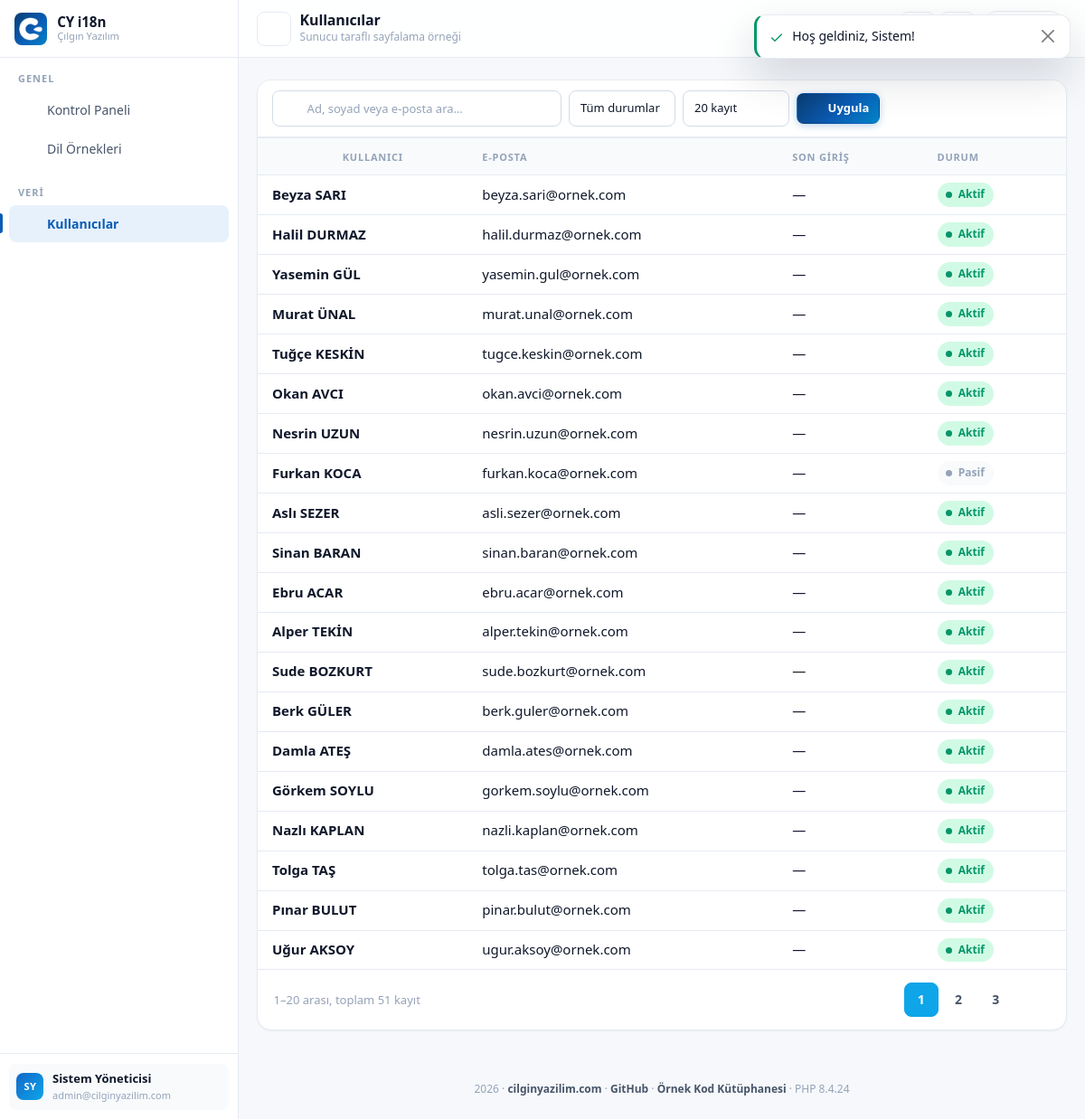
The app's page /users (signed in) with its own data.
### tables this page shows
CREATE TABLE `users` (
  `id`            INT UNSIGNED NOT NULL AUTO_INCREMENT,

  `name`          VARCHAR(150) NOT NULL,
  `surname`       VARCHAR(150) NOT NULL,

   
   
  `email`         VARCHAR(190) NOT NULL,

   
   
   
  `password`      VARCHAR(255) NOT NULL,

   
  `is_active`     TINYINT(1)   NOT NULL DEFAULT 1,

   
   
  `theme`         ENUM('light','dark') NOT NULL DEFAULT 'light',

  `last_login_at` DATETIME     NULL DEFAULT NULL,
  `created_at`    TIMESTAMP    NOT NULL DEFAULT CURRENT_TIMESTAMP,
  `updated_at`    TIMESTAMP    NULL DEFAULT NULL,

  PRIMARY KEY (`id`),

   
   
   
  UNIQUE KEY `uk_users_email` (`email`),

   
   
   
  KEY `idx_users_name`    (`name`),
  KEY `idx_users_surname` (`surname`),
  KEY `idx_users_active`  (`is_active`),
  KEY `idx_users_created` (`created_at`)
);

### views/users/index.php (the view, shortened to what the rows shown need)
<div class="cy-card">
    <div class="cy-card__body cy-card__body--flush">
        <div class="cy-table-wrap">
            <table class="table cy-table w-100">
                <thead>
                    <tr>
                        <th scope="col"><?= te('common.users.user') ?></th>
                        <th scope="col" class="cy-hide-sm"><?= te('common.users.email') ?></th>
                        <th scope="col" class="cy-hide-sm"><?= te('common.users.last_login') ?></th>
                        <th scope="col"><?= te('common.users.status') ?></th>
                    </tr>
                </thead>
                <tbody>
                    <?php foreach ($rows as $row): ?>
                        <tr>
                            <td>
                                <div class="cy-user-cell">
                                    <span class="cy-user-cell__name"><?= e($row->fullName()) ?></span>
                                </div>
                            </td>
                            <td class="cy-hide-sm"><?= e($row->email) ?></td>
                            <td class="cy-hide-sm"><?= e(local_date($row->lastLoginAt, true)) ?></td>
                            <td>
                                <span class="cy-status <?= $row->isActive ? 'is-active' : 'is-passive' ?>">
                                    <span class="cy-status__dot"></span>
                                    <?= te($row->isActive ? 'common.users.active' : 'common.users.passive') ?>
                                </span>
                            </td>
                        </tr>
                    <?php endforeach; ?>
                </tbody>
            </table>
        </div>
    </div>
</div>

### views/partials/sidebar.php (shortened to what the rows shown need)
<?php
$user = $currentUser ?? null;
?>
<aside class="cy-sidebar" id="cy_sidebar" aria-label="Ana gezinme">
    <?php if ($user !== null): ?>
        <div class="cy-sidebar__footer">
            <div class="cy-side-user">
                <span class="cy-avatar cy-avatar--sm cy-avatar--initial"><?= e($user->initials()) ?></span>
                <span class="cy-side-user__info">
                    <span class="cy-side-user__name"><?= e($user->fullName()) ?></span>
                    <span class="cy-side-user__role"><?= e($user->email) ?></span>
                </span>
            </div>
        </div>
    <?php endif; ?>
</aside>

### records on screen
users: $user->initials() "SY", $user->fullName() "Sistem Yöneticisi", email "admin@cilginyazilim.com"
users: $row->fullName() "Beyza SARI", email "beyza.sari@ornek.com", last_login_at "—", is_active "Aktif"
users: $row->fullName() "Halil DURMAZ", email "halil.durmaz@ornek.com", last_login_at "—", is_active "Aktif"
users: $row->fullName() "Yasemin GÜL", email "yasemin.gul@ornek.com", last_login_at "—", is_active "Aktif"
users: $row->fullName() "Murat ÜNAL", email "murat.unal@ornek.com", last_login_at "—", is_active "Aktif"
users: $row->fullName() "Tuğçe KESKİN", email "tugce.keskin@ornek.com", last_login_at "—", is_active "Aktif"
users: $row->fullName() "Okan AVCI", email "okan.avci@ornek.com", last_login_at "—", is_active "Aktif"
users: $row->fullName() "Nesrin UZUN", email "nesrin.uzun@ornek.com", last_login_at "—", is_active "Aktif"
users: $row->fullName() "Furkan KOCA", email "furkan.koca@ornek.com", last_login_at "—", is_active "Pasif"
users: $row->fullName() "Aslı SEZER", email "asli.sezer@ornek.com", last_login_at "—", is_active "Aktif"
users: $row->fullName() "Sinan BARAN", email "sinan.baran@ornek.com", last_login_at "—", is_active "Aktif"
users: $row->fullName() "Ebru ACAR", email "ebru.acar@ornek.com", last_login_at "—", is_active "Aktif"
users: $row->fullName() "Alper TEKİN", email "alper.tekin@ornek.com", last_login_at "—", is_active "Aktif"
users: $row->fullName() "Sude BOZKURT", email "sude.bozkurt@ornek.com", last_login_at "—", is_active "Aktif"
users: $row->fullName() "Berk GÜLER", email "berk.guler@ornek.com", last_login_at "—", is_active "Aktif"
users: $row->fullName() "Damla ATEŞ", email "damla.ates@ornek.com", last_login_at "—", is_active "Aktif"
users: $row->fullName() "Görkem SOYLU", email "gorkem.soylu@ornek.com", last_login_at "—", is_active "Aktif"
users: $row->fullName() "Nazlı KAPLAN", email "nazli.kaplan@ornek.com", last_login_at "—", is_active "Aktif"
users: $row->fullName() "Tolga TAŞ", email "tolga.tas@ornek.com", last_login_at "—", is_active "Aktif"
users: $row->fullName() "Pınar BULUT", email "pinar.bulut@ornek.com", last_login_at "—", is_active "Aktif"
users: $row->fullName() "Uğur AKSOY", email "ugur.aksoy@ornek.com", last_login_at "—", is_active "Aktif"

### other values on screen
$appName "CY i18n"
$appBrand "Çılgın Yazılım"
te($group['label']) "GENEL"
te($item['label']) "Kontrol Paneli"
te($item['label']) "Dil Örnekleri"
te($group['label']) "VERI"
te($item['label']) "Kullanıcılar"
$pageTitle "Kullanıcılar"
$pageSubtitle "Sunucu taraflı sayfalama örneği"
te('common.apply') "Uygula"
te('common.users.user') "KULLANICI"
te('common.users.email') "E-POSTA"
te('common.users.last_login') "SON GIRIŞ"
te('common.users.status') "DURUM"
$page "1"
